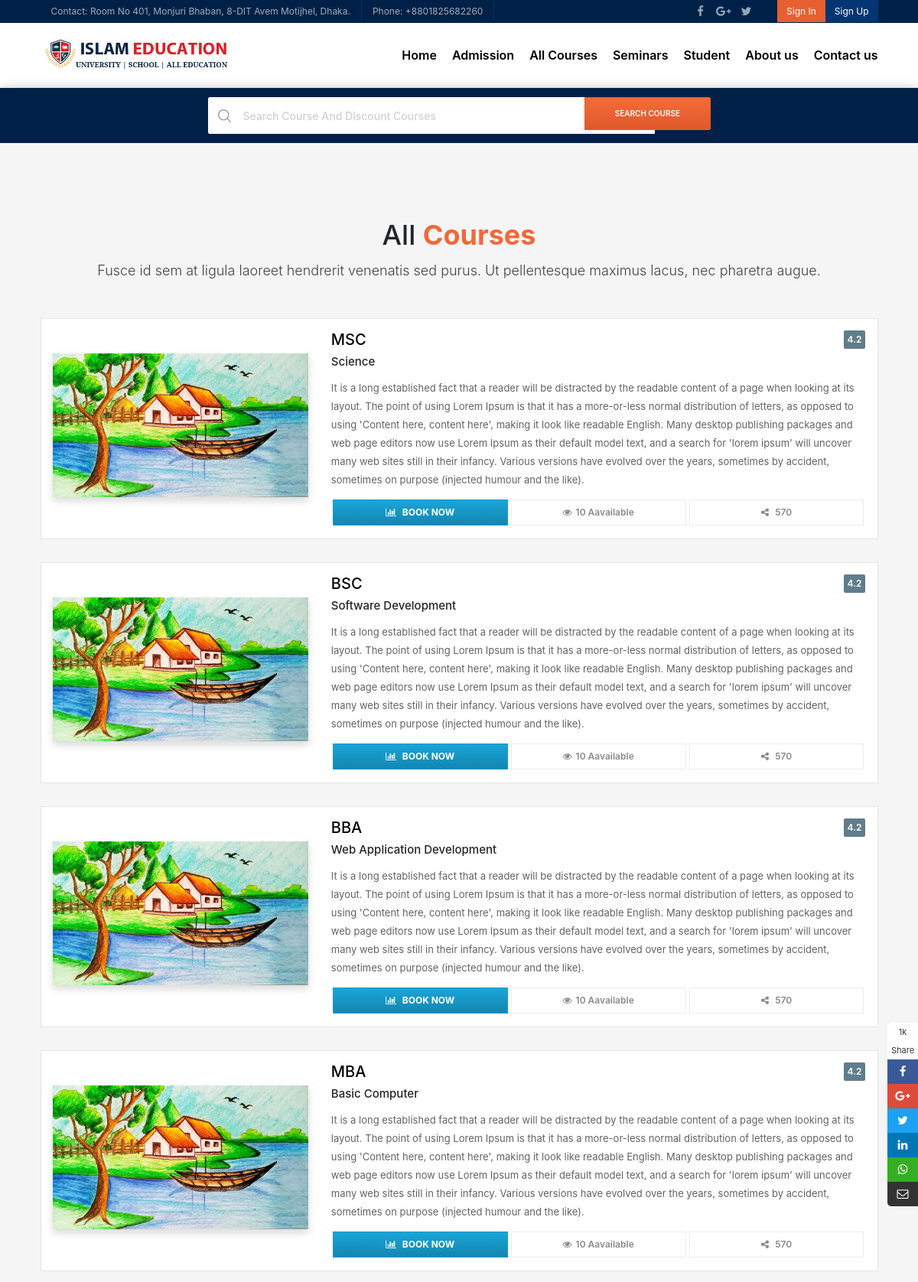
Before: /all-course.php (upper part) with the older database file.
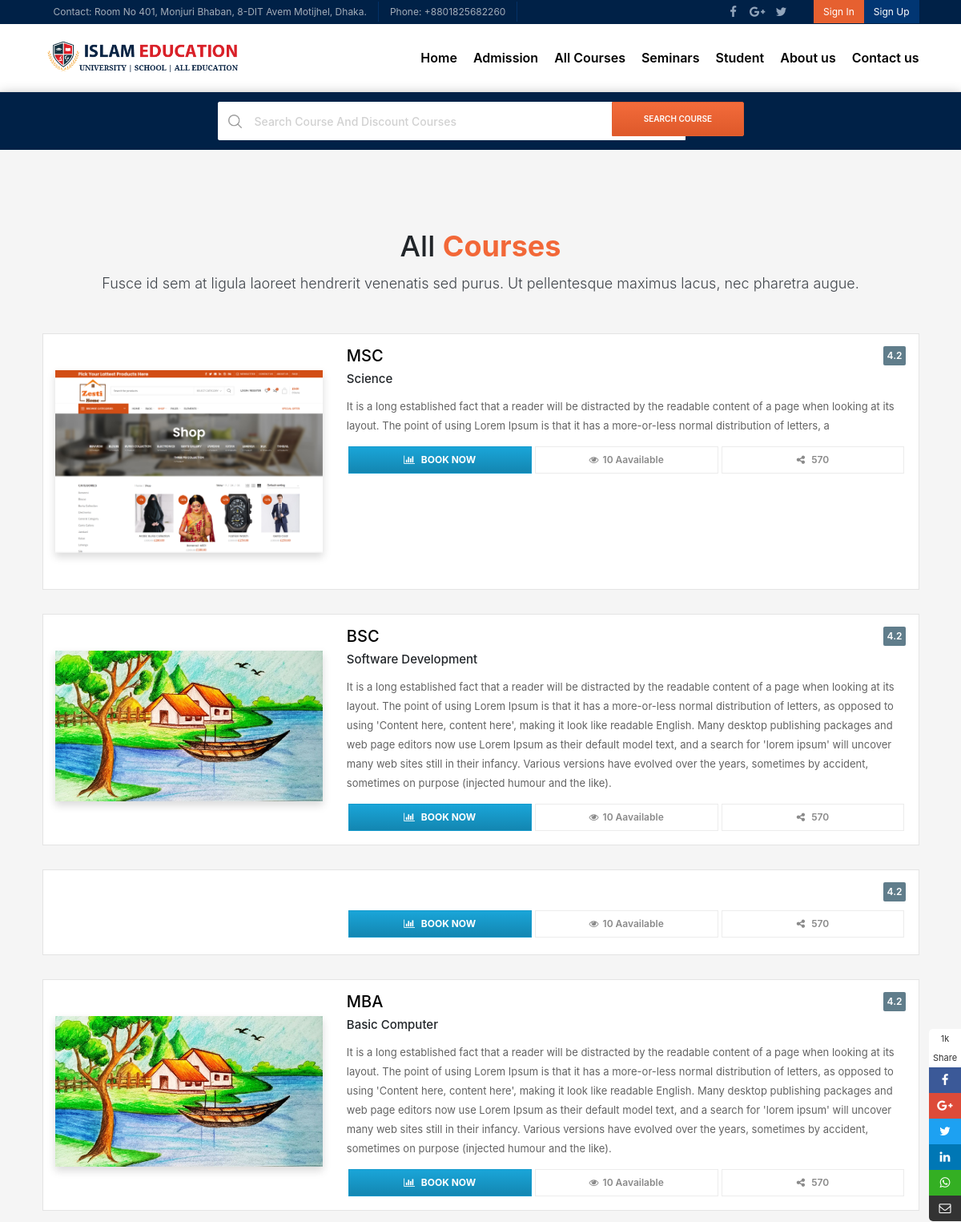
After: the same page with the newer database file.
### tables this page shows
CREATE TABLE `courses` (
  `course_id` int(5) NOT NULL,
  `course_name` varchar(50) NOT NULL,
  `course_description` text NOT NULL,
  `course_status` varchar(10) NOT NULL,
  `course_cat` varchar(100) NOT NULL,
  `course_seat` int(11) NOT NULL,
  `course_start_date` date NOT NULL DEFAULT current_timestamp(),
  `course_contact_person_name` varchar(50) NOT NULL,
  `course_contact_person_phone` int(15) NOT NULL,
  `course_contact_email` varchar(100) NOT NULL,
  `course_image` varchar(200) NOT NULL
);

### all-course.php (called while the page is built)
<?php
$view = "all-course";
include("template.php");
?>

### admin/libraries/database_crud.php (called while the page is built, shortened)
<?php
Class Database{
	public $host   = 'localhost';
	public $user   = 'root';
	public $pass   = "";
	public $dbname = 'school_management_system_2021';
	public $link;
	private function connectDB(){
	$this->link = new mysqli($this->host, $this->user, $this->pass, $this->dbname);
 }
	public function select($query){
		$result = $this->link->query($query) or die($this->link->error.__LINE__);
		if($result->num_rows > 0){
			return $result;
		} else {
			return false;
		}
	}
}

### views/v-all-courses.php (the view)
<?php
$courseReq = "SELECT * FROM `courses`";
$courses =  $crud->select($courseReq);
?>
<section class="pop-cour">
    <div class="container com-sp pad-bot-70">
        <div class="row">
            <div class="con-title col-md-12">
                <h2>All <span>Courses</span></h2>
                <p class="text-center">Fusce id sem at ligula laoreet hendrerit venenatis sed purus. Ut pellentesque maximus lacus, nec
                    pharetra augue.</p>
            </div>
        </div>
        <div class="row">
            <div class="col-md-12">
                <div>
                    <?php while($course = mysqli_fetch_assoc($courses)){ ?>
                    <div class="home-top-cour">
                        <div class="col-md-4 py-5"> <img class="img-fluid shadow" src="admin/upload/<?php echo $course['course_image'] ?>" alt=""> </div>
                        <div class="col-md-8 home-top-cour-desc">
                            <a href="course-details.html">
                                <h3 class=""><?php echo $course['course_name'] ?></h3>
                            </a>
                            <h4 class=""><?php echo $course['course_cat'] ?></h4>
                            <p><?php echo $course['course_description'] ?></p>
                            <span class="home-top-cour-rat">4.2</span>
                            <div class="hom-list-share">
                                <ul>
                                    <li><a href="course-details.php?status=view-course&&id=<?php echo $course['course_id'] ?>"><i class="fa fa-bar-chart" aria-hidden="true"></i>
                                            Book Now</a>
                                    </li>
                                    <li><a href="course-details.php?status=view-course&&id=<?php echo $course['course_id'] ?>"><i class="fa fa-eye" aria-hidden="true"></i>10
                                            Aavailable</a>
                                    </li>
                                    <li><a href="course-details.php?status=view-course&&id=<?php echo $course['course_id'] ?>"><i class="fa fa-share-alt" aria-hidden="true"></i>
                                            570</a>
                                    </li>
                                </ul>
                            </div>
                        </div>
                    </div>
                    <?php } ?>
                </div>
            </div>
        </div>
    </div>
</section>

### includes/head.php (shortened to what this page needs)
<!DOCTYPE html>
<html>
<head>
    <link rel="stylesheet" href="assets/css/font-awesome.min.css">
    <link href="assets/css/materialize.css" rel="stylesheet">
    <link href="assets/css/bootstrap.css" rel="stylesheet" />
    <link href="assets/css/style.css" rel="stylesheet" />
    <link href="assets/css/style-mob.css" rel="stylesheet" />
     <link rel="stylesheet" href="https://cdn.jsdelivr.net/npm/bootstrap@4.5.3/dist/css/bootstrap.min.css">
</head>

### template.php (shortened to what this page needs)
<?php
  include("admin/libraries/database_crud.php");
  $crud = new Database();
?>
<?php include_once("includes/head.php"); ?>
<body>
        <section>
            <?php include_once("includes/top_bar.php"); ?>
            <?php include_once("includes/menu.php"); ?>
            <?php include_once("includes/search_top.php"); ?>
        </section>
        <?php
            if(isset($view)){
                if($view == 'index'){
                    include("views/v-index.php");
                }
                elseif($view == 'about'){
                    include("views/v-about.php");
                }
                elseif($view == 'dashboard'){
                    include("views/v-dashboard.php");
                }
                elseif($view == 'admission'){
                    include("views/v-admission.php");
                }
                elseif($view == 'all-course'){
                    include("views/v-all-courses.php");
                }
                elseif($view == 'course-details'){
                    include("views/v-course-details.php");
                }
                elseif($view == 'seminars'){
                    include("views/v-seminars.php");
                }
                elseif($view == 'contact-us'){
                    include("views/v-contact-us.php");
                }
                elseif($view == 'seminars-details'){
                    include("views/v-seminar-details.php");
                }
                elseif($view == 'seminars-registration'){
                    include("views/v-seminar-register.php");
                }
                elseif($view == 'awards'){
                    include("views/v-awards.php");
                }
                elseif($view == 'research'){
                    include("views/v-research.php");
                }
                elseif($view == 'db-time-line'){
                    include("views/v-db-time-line.php");
                }
                elseif($view == 'db-profile'){
                    include("views/v-db-profile.php");
                }
                elseif($view == 'db-exams'){
                    include("views/v-db-exams.php");
                }
                elseif($view == 'db-courses'){
                    include("views/v-db-courses.php");
                }
                elseif($view == 'std-login'){
                    include("views/v-std_login.php");
                }
                elseif($view == 'std-signup'){
                    include("views/v-std_signup.php");
                }
                elseif($view == 'std-forget'){
                    include("views/v-std_forget.php");
                }
                elseif($view == 'std-reset-pass'){
                    include("views/v-std-reset_password.php");
                }
            }
        ?>
        <?php include_once("includes/social_media_share_right.php"); ?>
</body>
</html>

### includes/top_bar.php
<div class="ed-top">
    <div class="container">
        <div class="row">
            <div class="col-md-12">
                <div class="ed-com-t1-left">
                    <ul>
                        <li><a href="#">Contact: Room No 401, Monjuri Bhaban, 8-DIT Avem Motijhel, Dhaka.</a>
                        </li>
                        <li><a href="#">Phone: +8801825682260</a>
                        </li>
                    </ul>
                </div>
                <div class="ed-com-t1-right">
                    <ul>
                        <li><a href="std_login.php" id="top_singin">Sign In</a>
                        </li>
                        <li><a href="std_signup.php" id="t">Sign Up</a>
                        </li>
                    </ul>
                </div>
                <div class="ed-com-t1-social">
                    <ul>
                        <li><a href="https://www.facebook.com/yearulislamonem" target="_blank"><i class="fa fa-facebook"
                                    aria-hidden="true"></i></a>
                        </li>
                        <li><a href="#"><i class="fa fa-google-plus" aria-hidden="true"></i></a>
                        </li>
                        <li><a href="https://twitter.com/PcYearul" target="_blank"><i class="fa fa-twitter"
                                    aria-hidden="true"></i></a>
                        </li>
                    </ul>
                </div>
            </div>
        </div>
    </div>
</div>

### includes/menu.php (shortened to what this page needs)
<div class="top-logo" data-spy="affix" data-offset-top="250">
    <div class="container">
        <div class="row">
            <div class="col-md-12">
                <div class="wed-logo">
                    <a href="index.php"><img src="assets/images/logo.png" alt="" />
                    </a>
                </div>
                <div class="main-menu">
                    <ul>
                        <li><a href="index.php">Home</a>
                        </li>
                        <li class="admi-menu">
                            <a href="#" class="mm-arr">Admission</a>
                        </li>
                        <li><a href="all-course.php">All Courses</a></li>
                        <li><a href="seminars.php">Seminars</a>
                        </li>
                        <li><a href="std_login.php">Student</a>
                        <li class="about-menu">
                            <a href="about.php" class="mm-arr">About us</a>
                        </li>
                        </li>
                        <li><a href="contact-us.php">Contact us</a>
                        </li>
                    </ul>
                </div>
            </div>
        </div>
    </div>
</div>

### includes/search_top.php (shortened to what this page needs)
<div class="search-top">
            <div class="container">
                <div class="row">
                    <div class="col-md-12">
                        <div class="search-form">
                            <form>
                                <div class="sf-type">
                                    <div class="sf-input">
                                        <input type="text" id="sf-box" placeholder="Search course and discount courses">
                                    </div>
                                </div>
                                <div class="sf-submit">
                                    <input type="submit" value="Search Course">
                                </div>
                            </form>
                        </div>
                    </div>
                </div>
            </div>
        </div>

### includes/social_media_share_right.php
<section>
        <div class="icon-float">
            <ul>
                <li><a href="#" class="sh">1k <br> Share</a> </li>
                <li><a href="https://www.facebook.com/yearulislamonem" class="fb1" target="_blank"><i class="fa fa-facebook" aria-hidden="true"></i></a> </li>
                <li><a href="#" class="gp1"><i class="fa fa-google-plus" aria-hidden="true"></i></a> </li>
                <li><a href="https://twitter.com/PcYearul" class="tw1" target="_blank"><i class="fa fa-twitter" aria-hidden="true"></i></a> </li>
                <li><a href="https://www.linkedin.com/in/islam-yearul-programmer/" target="_blank" class="li1"><i class="fa fa-linkedin" aria-hidden="true"></i></a> </li>
                <li><a href="#" class="wa1"><i class="fa fa-whatsapp" aria-hidden="true"></i></a> </li>
                <li><a href="#" class="sh1"><i class="fa fa-envelope-o" aria-hidden="true"></i></a> </li>
            </ul>
        </div>
    </section>

Changed rows visible on the page:
changed courses "MSC": course_image: a different picture; course_description "…normal distribution of letters, as opposed to using 'Content here, content here', making it look like readable English. Many desktop publishing packages and web page editors now use Lorem Ipsum as their default model text, and a search for 'lorem ipsum' will uncover many web sites still in their infancy. Various versions have evolved over the years, sometimes by accident, sometimes on purpose (injected humour and the like)." → "…normal distribution of letters, a"
changed courses (number 3 of 4 on the later page): course_image: picture removed; course_name "BBA" → (not shown); course_cat "Web Application Development" → (not shown); course_description "It is a long established fact that a reader will be distracted by the readable content of a page when looking at its layout. The point of using Lorem Ipsum is that it has a more-or-less normal distribution of letters, as opposed to using 'Content here, content here', making it look like readable English. Many desktop publishing packages and web page editors now use Lorem Ipsum as their default model text, and a search for 'lorem ipsum' will uncover many web sites still in their infancy. Various versions have evolved over the years, sometimes by accident, sometimes on purpose (injected humour and the like)." → (not shown)
